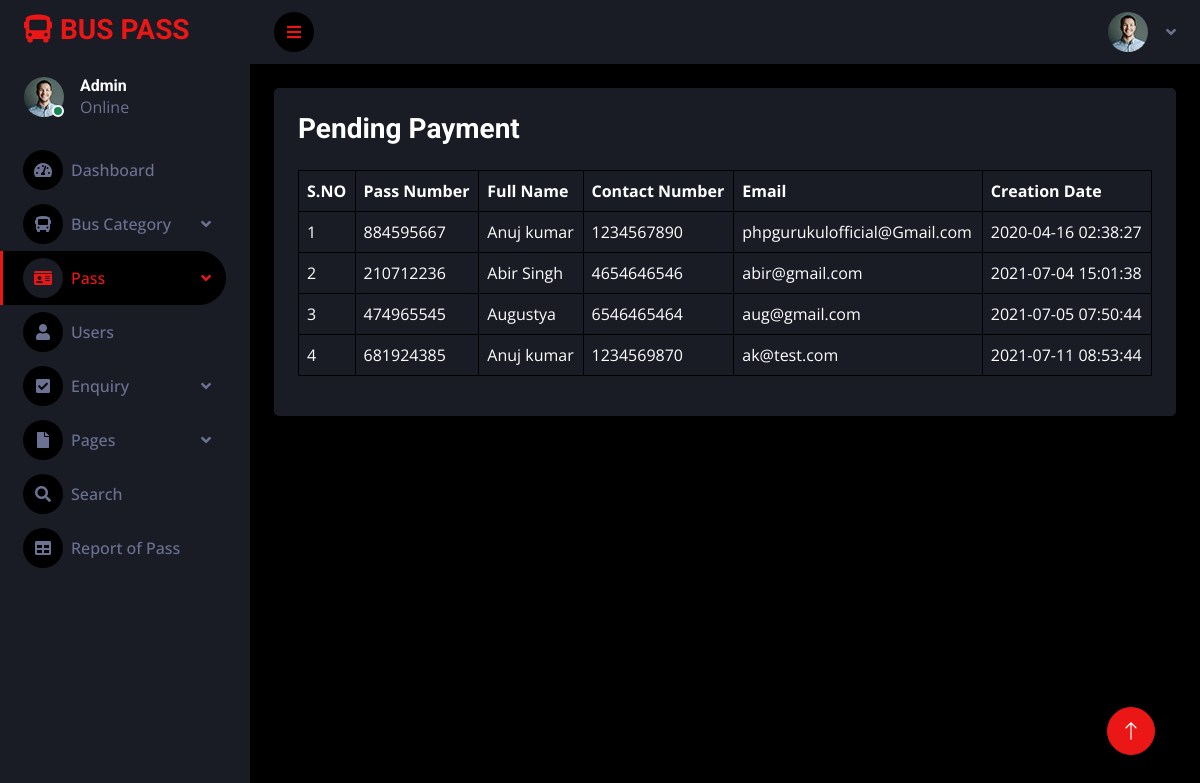
Page /admin/pending-payment.php (signed in) on the committed database.
### tables this page shows
CREATE TABLE `tblpass` (
  `ID` int(10) NOT NULL,
  `PassNumber` varchar(200) DEFAULT NULL,
  `FullName` varchar(200) DEFAULT NULL,
  `ProfileImage` varchar(200) DEFAULT NULL,
  `ContactNumber` bigint(10) DEFAULT NULL,
  `Email` varchar(200) DEFAULT NULL,
  `IdentityType` varchar(200) DEFAULT NULL,
  `IdentityCardno` varchar(200) DEFAULT NULL,
  `Category` varchar(100) DEFAULT NULL,
  `Source` varchar(200) DEFAULT NULL,
  `Destination` varchar(200) DEFAULT NULL,
  `FromDate` varchar(200) DEFAULT NULL,
  `ToDate` varchar(200) DEFAULT NULL,
  `Cost` decimal(10,0) DEFAULT NULL,
  `Status` varchar(50) NOT NULL DEFAULT 'Pending',
  `Payment` varchar(100) NOT NULL DEFAULT 'Not Done',
  `PasscreationDate` timestamp NULL DEFAULT current_timestamp()
);

### admin/pending-payment.php (the view, shortened to what this page needs)
<?php
include('includes/dbconnection.php');
if (strlen($_SESSION['bpmsaid']==0)) {
  header('location:logout.php');
  } else{
?>
<!DOCTYPE html>
<html lang="en">
<head>
    <link href="https://cdnjs.cloudflare.com/ajax/libs/font-awesome/5.10.0/css/all.min.css" rel="stylesheet">
    <link href="https://cdn.jsdelivr.net/npm/bootstrap-icons@1.4.1/font/bootstrap-icons.css" rel="stylesheet">
    <link href="lib/owlcarousel/assets/owl.carousel.min.css" rel="stylesheet">
    <link href="lib/tempusdominus/css/tempusdominus-bootstrap-4.min.css" rel="stylesheet" />
    <link href="css/bootstrap.min.css" rel="stylesheet">
    <link href="css/style.css" rel="stylesheet">
</head>
<body>
    <?php include('includes/sidebar2.php');?>
    <div class="content">
    <?php include_once('includes/header.php');?>
    <div class="container-fluid position-relative d-flex p-0">
        <div class="container-fluid pt-4 px-4">
        <div class="col-12">
                        <div class="bg-secondary rounded h-100 p-4">
                            <h3 class="mb-4">Pending Payment</h3>
                            <table class="table table-bordered">
                                    <thead>
                                        <tr>
                                            <th>S.NO</th>
                                            <th>Pass Number</th>
                                            <th>Full Name</th>
                                            <th>Contact Number</th>
                                            <th>Email</th>
                                            <th>Creation Date</th>
                                        </tr>
                                    </thead>
                                    <tbody>
                                        <?php
$sql="SELECT * from tblpass where Payment='Not Done' and status='Verified'";
$query = $dbh -> prepare($sql);
$query->execute();
$results=$query->fetchAll(PDO::FETCH_OBJ);
$cnt=1;
if($query->rowCount() > 0)
{
foreach($results as $row)
{               ?>
                                       <tr>
                  <td><?php echo htmlentities($cnt);?></td>
                  <td><?php  echo htmlentities($row->PassNumber);?></td>
                  <td><?php  echo htmlentities($row->FullName);?></td>
                  <td><?php  echo htmlentities($row->ContactNumber);?></td>
                  <td><?php  echo htmlentities($row->Email);?></td>
                  <td><?php  echo htmlentities($row->PasscreationDate);?></td>
                </tr>
               <?php $cnt=$cnt+1;}}
               else{?>
                <tr>
                <td colspan="8"><center>No Pending Payment Found</center></td>
            </tr>
            <?php }?>
               </tbody>
                </table>
            </div>
        </div>
                    </div>
                    </div>
         <a href="#" class="btn btn-lg btn-primary btn-lg-square back-to-top"><i class="bi bi-arrow-up"></i></a>
    </body>
</html>
<?php }  ?>

### admin/includes/sidebar2.php (shortened to what this page needs)
<?php
include('includes/dbconnection.php');
?>
<!DOCTYPE html>
<html lang="en">
<head>
    <link href="https://cdnjs.cloudflare.com/ajax/libs/font-awesome/5.10.0/css/all.min.css" rel="stylesheet">
    <link href="https://cdn.jsdelivr.net/npm/bootstrap-icons@1.4.1/font/bootstrap-icons.css" rel="stylesheet">
    <link href="lib/owlcarousel/assets/owl.carousel.min.css" rel="stylesheet">
    <link href="lib/tempusdominus/css/tempusdominus-bootstrap-4.min.css" rel="stylesheet" />
    <link href="css/bootstrap.min.css" rel="stylesheet">
    <link href="css/style.css" rel="stylesheet">
</head>
<body>
 <div class="sidebar pe-4 pb-3">
            <nav class="navbar bg-secondary navbar-dark">
                <a href="dashboard.php" class="navbar-brand mx-4 mb-3">
                    <h3 class="text-primary"><i class="fa fa-bus me-2"></i>BUS PASS</h3>
                </a>
                <div class="d-flex align-items-center ms-4 mb-4">
                    <div class="position-relative">
                        <img class="rounded-circle" src="img/user.jpg" alt="" style="width: 40px; height: 40px;">
                        <div class="bg-success rounded-circle border border-2 border-white position-absolute end-0 bottom-0 p-1"></div>
                    </div>
                    <?php
                            $aid = $_SESSION['bpmsaid'];
                            $sql = "SELECT AdminName FROM tbladmin WHERE ID=:aid";
                            $query = $dbh->prepare($sql);
                            $query->bindParam(':aid', $aid, PDO::PARAM_STR);
                            $query->execute();
                            $results = $query->fetchAll(PDO::FETCH_OBJ);
                            if ($query->rowCount() > 0) {
                                foreach ($results as $row) {
                            ?>
                    <div class="ms-3">
                        <h6 class="mb-0"><?php echo $row->AdminName; ?></h6>
                        <span>Online</span>
                    </div>
                    <?php $cnt = $cnt + 1;
                                }
                            } ?>
                </div>
                <div class="navbar-nav w-100">
                    <a href="dashboard.php" class="nav-item nav-link "><i class="fa fa-tachometer-alt me-2"></i>Dashboard</a>
                    <div class="nav-item dropdown">
                        <a href="#" class="nav-link dropdown-toggle" data-bs-toggle="dropdown"><i class="fa fa-bus me-2"></i>Bus Category</a>
                    </div>
                    <div class="nav-item dropdown">
                        <a href="#" class="nav-link dropdown-toggle active" data-bs-toggle="dropdown"><i class="fa fa-id-card me-2"></i>Pass</a>
                    </div>
                    <a href="manage-user.php" class="nav-item nav-link"><i class="fa fa-user me-2"></i>Users</a>
                    <div class="nav-item dropdown">
                        <a href="#" class="nav-link dropdown-toggle" data-bs-toggle="dropdown"><i class="fa fa-check-square me-2"></i>Enquiry</a>
                    </div>
                    <div class="nav-item dropdown">
                        <a href="#" class="nav-link dropdown-toggle" data-bs-toggle="dropdown"><i class="fa fa-file me-2"></i>Pages</a>
                    </div>
                    <a href="search-pass.php" class="nav-item nav-link"><i class="fa fa-search me-2"></i>Search</a>
                    <a href="pass-bwdates-report.php" class="nav-item nav-link"><i class="fa fa-table me-2"></i>Report of Pass</a>
                </div>
            </nav>
        </div>
</body>
</html>

### admin/css/style.css (style rules this page uses)
:root { --primary: #EB1616; --secondary: #191C24; --light: #6C7293; --dark: #000000; }
.back-to-top { position: fixed; display: none; right: 45px; bottom: 45px; z-index: 99; }
.btn { transition: .5s; }
.btn-lg-square { width: 48px; height: 48px; }
.btn-square, .btn-sm-square, .btn-lg-square { padding: 0; display: inline-flex; align-items: center; justify-content: center; font-weight: normal; border-radius: 50px; }
.sidebar { position: fixed; top: 0; left: 0; bottom: 0; width: 250px; height: 100vh; overflow-y: auto; background: var(--secondary); transition: 0.5s; z-index: 999; }
.content { margin-left: 250px; min-height: 100vh; background: var(--dark); transition: 0.5s; }
@media (min-width: 992px) { .sidebar { margin-left: 0; } }
@media (min-width: 992px) { .content { width: calc(100% - 250px); } }
.sidebar .navbar .navbar-nav .nav-link { padding: 7px 20px; color: var(--light); font-weight: 500; border-left: 3px solid var(--secondary); border-radius: 0 30px 30px 0; outline: none; }
.sidebar .navbar .navbar-nav .nav-link:hover, .sidebar .navbar .navbar-nav .nav-link.active { color: var(--primary); background: var(--dark); border-color: var(--primary); }
.sidebar .navbar .navbar-nav .nav-link i { width: 40px; height: 40px; display: inline-flex; align-items: center; justify-content: center; background: var(--dark); border-radius: 40px; }
.sidebar .navbar .navbar-nav .nav-link:hover i, .sidebar .navbar .navbar-nav .nav-link.active i { background: var(--secondary); }
.sidebar .navbar .dropdown-toggle::after { position: absolute; top: 15px; right: 15px; border: none; content: "\f107"; font-family: "Font Awesome 5 Free"; font-weight: 900; transition: .5s; }

### rows in the picture
tblpass: PassNumber "884595667", FullName "Anuj kumar", ContactNumber "1234567890", Email "phpgurukulofficial@Gmail.com", PasscreationDate "2020-04-16 02:38:27"
tblpass: PassNumber "210712236", FullName "Abir Singh", ContactNumber "4654646546", Email "abir@gmail.com", PasscreationDate "2021-07-04 15:01:38"
tblpass: PassNumber "474965545", FullName "Augustya", ContactNumber "6546465464", Email "aug@gmail.com", PasscreationDate "2021-07-05 07:50:44"
tblpass: PassNumber "681924385", FullName "Anuj kumar", ContactNumber "1234569870", Email "ak@test.com", PasscreationDate "2021-07-11 08:53:44"

### other values in the picture
$row->AdminName "Admin"
